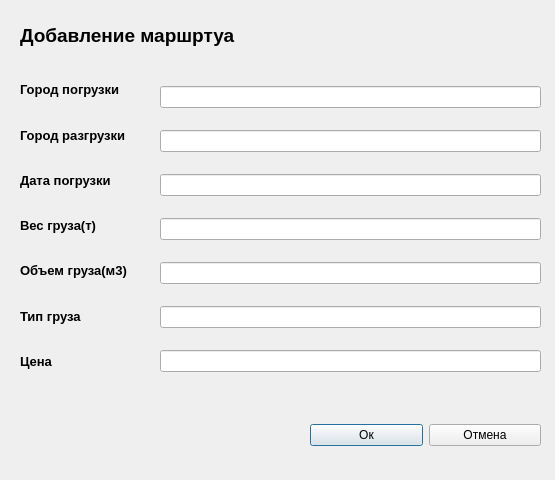
<?xml version="1.0" encoding="UTF-8"?>
<ui version="4.0">
 <class>add_route</class>
 <widget class="QDialog" name="add_route">
  <property name="geometry">
   <rect>
    <x>0</x>
    <y>0</y>
    <width>555</width>
    <height>480</height>
   </rect>
  </property>
  <property name="windowTitle">
   <string>Dialog</string>
  </property>
  <widget class="QWidget" name="layoutWidget_2">
   <property name="geometry">
    <rect>
     <x>20</x>
     <y>70</y>
     <width>141</width>
     <height>311</height>
    </rect>
   </property>
   <layout class="QVBoxLayout" name="verticalLayout">
    <item>
     <widget class="QLabel" name="label_4">
      <property name="font">
       <font>
        <pointsize>10</pointsize>
        <weight>75</weight>
        <bold>true</bold>
       </font>
      </property>
      <property name="text">
       <string>Город погрузки</string>
      </property>
     </widget>
    </item>
    <item>
     <widget class="QLabel" name="label_5">
      <property name="font">
       <font>
        <pointsize>10</pointsize>
        <weight>75</weight>
        <bold>true</bold>
       </font>
      </property>
      <property name="text">
       <string>Город разгрузки</string>
      </property>
     </widget>
    </item>
    <item>
     <widget class="QLabel" name="label_6">
      <property name="font">
       <font>
        <pointsize>10</pointsize>
        <weight>75</weight>
        <bold>true</bold>
       </font>
      </property>
      <property name="text">
       <string>Дата погрузки</string>
      </property>
     </widget>
    </item>
    <item>
     <widget class="QLabel" name="label_7">
      <property name="font">
       <font>
        <pointsize>10</pointsize>
        <weight>75</weight>
        <bold>true</bold>
       </font>
      </property>
      <property name="text">
       <string>Вес груза(т)</string>
      </property>
     </widget>
    </item>
    <item>
     <widget class="QLabel" name="label_8">
      <property name="font">
       <font>
        <pointsize>10</pointsize>
        <weight>75</weight>
        <bold>true</bold>
       </font>
      </property>
      <property name="text">
       <string>Объем груза(м3)</string>
      </property>
     </widget>
    </item>
    <item>
     <widget class="QLabel" name="label_10">
      <property name="font">
       <font>
        <pointsize>10</pointsize>
        <weight>75</weight>
        <bold>true</bold>
       </font>
      </property>
      <property name="text">
       <string>Тип груза</string>
      </property>
     </widget>
    </item>
    <item>
     <widget class="QLabel" name="label_11">
      <property name="font">
       <font>
        <pointsize>10</pointsize>
        <weight>75</weight>
        <bold>true</bold>
       </font>
      </property>
      <property name="text">
       <string>Цена</string>
      </property>
     </widget>
    </item>
   </layout>
  </widget>
  <widget class="QLabel" name="label_9">
   <property name="geometry">
    <rect>
     <x>20</x>
     <y>10</y>
     <width>261</width>
     <height>51</height>
    </rect>
   </property>
   <property name="font">
    <font>
     <pointsize>14</pointsize>
     <weight>75</weight>
     <bold>true</bold>
    </font>
   </property>
   <property name="text">
    <string>Добавление маршртуа</string>
   </property>
  </widget>
  <widget class="QWidget" name="horizontalLayoutWidget">
   <property name="geometry">
    <rect>
     <x>310</x>
     <y>410</y>
     <width>231</width>
     <height>51</height>
    </rect>
   </property>
   <layout class="QHBoxLayout" name="horizontalLayout">
    <item>
     <widget class="QPushButton" name="acceptButton">
      <property name="text">
       <string>Ок</string>
      </property>
     </widget>
    </item>
    <item>
     <widget class="QPushButton" name="rejectedButton">
      <property name="text">
       <string>Отмена</string>
      </property>
     </widget>
    </item>
   </layout>
  </widget>
  <widget class="QWidget" name="layoutWidget">
   <property name="geometry">
    <rect>
     <x>160</x>
     <y>70</y>
     <width>381</width>
     <height>321</height>
    </rect>
   </property>
   <layout class="QVBoxLayout" name="verticalLayout_2">
    <item>
     <widget class="QLineEdit" name="loadingCityEdit"/>
    </item>
    <item>
     <widget class="QLineEdit" name="unloadingCityEdit"/>
    </item>
    <item>
     <widget class="QLineEdit" name="loadingDateEdit"/>
    </item>
    <item>
     <widget class="QLineEdit" name="cargoWeightEdit"/>
    </item>
    <item>
     <widget class="QLineEdit" name="cargoVolumeEdit"/>
    </item>
    <item>
     <widget class="QLineEdit" name="cargoTypeEdit"/>
    </item>
    <item>
     <widget class="QLineEdit" name="priceEdit"/>
    </item>
   </layout>
  </widget>
 </widget>
 <resources/>
 <connections>
  <connection>
   <sender>acceptButton</sender>
   <signal>clicked()</signal>
   <receiver>add_route</receiver>
   <slot>accept()</slot>
   <hints>
    <hint type="sourcelabel">
     <x>366</x>
     <y>435</y>
    </hint>
    <hint type="destinationlabel">
     <x>277</x>
     <y>239</y>
    </hint>
   </hints>
  </connection>
  <connection>
   <sender>rejectedButton</sender>
   <signal>clicked()</signal>
   <receiver>add_route</receiver>
   <slot>reject()</slot>
   <hints>
    <hint type="sourcelabel">
     <x>484</x>
     <y>435</y>
    </hint>
    <hint type="destinationlabel">
     <x>277</x>
     <y>239</y>
    </hint>
   </hints>
  </connection>
 </connections>
</ui>
